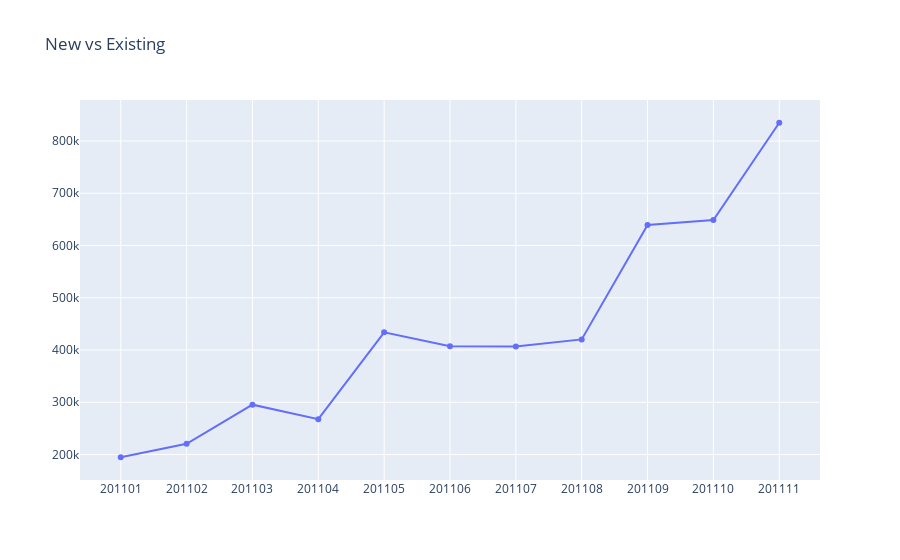

Here is the notebook cell this chart was saved with:
### Code cell
x=df_user_type_revenue.query("UserType == 'Existing'")['InvoiceYearMonth']
y=df_user_type_revenue.query("UserType == 'Existing'")['Revenue']
query_plot(x, y, "category", 'New vs Existing')

### Figure 1 — Plotly figure (JSON) as saved in the notebook; plotly's stock layout.template omitted (floating-point values rounded to 4 significant figures)
{"data": [{"type": "scatter", "x": [201101, 201102, 201103, 201104, 201105, 201106, 201107, 201108, 201109, 201110, 201111], "y": [194800.0, 220400.0, 295400.0, 267600.0, 433900.0, 407200.0, 406800.0, 420300.0, 639300.0, 649000.0, 835000.0]}], "layout": {"title": {"text": "New vs Existing"}, "xaxis": {"type": "category"}}}
